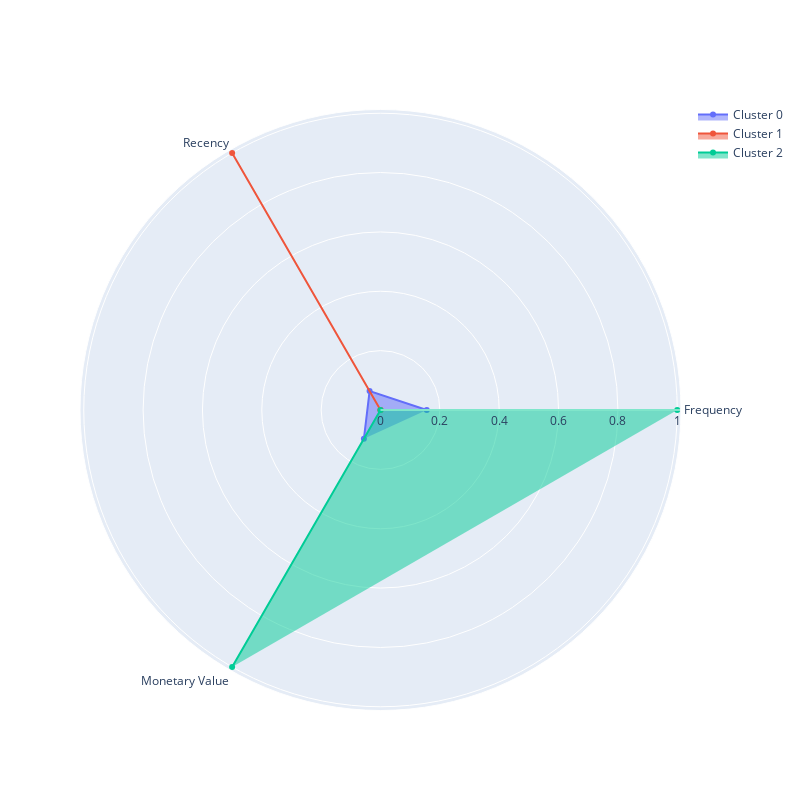

The notebook cell saved with this chart:
### Markdown cell above
Теперь у вас есть удобный инструмент для анализа профиля кластеров. Воспользуйтесь им, чтобы проинтерпретировать результаты, полученные на предыдущем шаге.

### Code cell
plot_cluster_profile(cl_g,3)

### Figure 1 — Plotly figure (JSON) as saved in the notebook; plotly's stock layout.template omitted (floating-point values rounded to 4 significant figures)
{"data": [{"fill": "toself", "name": "Cluster 0", "r": [0.1559, 0.07356, 0.112], "theta": ["Frequency", "Recency", "Monetary Value"], "type": "scatterpolar"}, {"fill": "toself", "name": "Cluster 1", "r": [0, 1.0, 0], "theta": ["Frequency", "Recency", "Monetary Value"], "type": "scatterpolar"}, {"fill": "toself", "name": "Cluster 2", "r": [1, 0, 1.0], "theta": ["Frequency", "Recency", "Monetary Value"], "type": "scatterpolar"}], "layout": {"autosize": false, "height": 800, "showlegend": true, "width": 800}}
